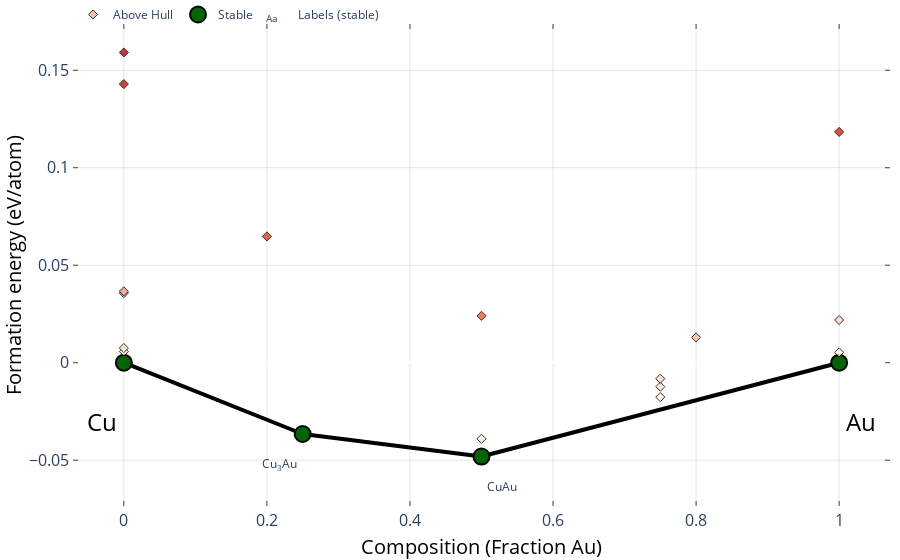

The notebook cell this image was saved under:
### Code cell
# Plot phase diagram
pd.get_plot(backend='plotly')

### Figure 1 — Plotly figure (JSON) as saved in the notebook; plotly's stock layout.template omitted (floating-point values rounded to 4 significant figures)
{"data": [{"hoverinfo": "none", "line": {"color": "black", "width": 4}, "mode": "lines", "showlegend": false, "type": "scatter", "x": [0.25, 0, null, 0.5, 1, null, 0.5, 0.25, null], "y": [-0.03656, 0, null, -0.04814, 0, null, -0.04814, -0.03656, null]}, {"hoverinfo": "skip", "mode": "text", "name": "Labels (stable)", "opacity": 1, "showlegend": true, "text": ["Cu<sub>3</sub>Au", "CuAu"], "textposition": ["bottom left", "bottom right"], "type": "scatter", "visible": true, "x": [0.242, 0.508], "y": [-0.04956, -0.06114]}, {"error_y": {"array": [0, 0, 0, 0], "color": "gray", "thickness": 2.5, "type": "data", "width": 5}, "hoverinfo": "text", "hoverlabel": {"font": {"size": 14}}, "hovertext": ["Cu<sub>3</sub>Au (mp-2258-GGA) <br>  Formation energy: -0.037 eV/atom <br>  (Stable)", "Cu (mp-30-GGA) <br>  Formation energy: 0.0 eV/atom <br>  (Stable)", "CuAu (mp-522-GGA) <br>  Formation energy: -0.048 eV/atom <br>  (Stable)", "Au (mp-81-GGA) <br>  Formation energy: 0.0 eV/atom <br>  (Stable)"], "marker": {"color": "darkgreen", "line": {"color": "black", "width": 2}, "size": 16}, "mode": "markers", "name": "Stable", "opacity": 0.99, "showlegend": true, "type": "scatter", "x": [0.25, 0, 0.5, 1], "y": [-0.03656, 0, -0.04814, 0]}, {"hoverinfo": "text", "hoverlabel": {"font": {"size": 14}}, "hovertext": ["Cu (mp-1010136-GGA) <br>  Formation energy: 0.036 eV/atom <br>  Energy Above Hull: (+0.036 eV/atom)", "Cu (mp-1120774-GGA) <br>  Formation energy: 0.159 eV/atom <br>  Energy Above Hull: (+0.159 eV/atom)", "Cu (mp-989695-GGA) <br>  Formation energy: 0.006 eV/atom <br>  Energy Above Hull: (+0.006 eV/atom)", "Cu (mp-989782-GGA) <br>  Formation energy: 0.007 eV/atom <br>  Energy Above Hull: (+0.007 eV/atom)", "Cu (mp-998890-GGA) <br>  Formation energy: 0.037 eV/atom <br>  Energy Above Hull: (+0.037 eV/atom)", "Cu (mp-1059259-GGA) <br>  Formation energy: 0.143 eV/atom <br>  Energy Above Hull: (+0.143 eV/atom)", "CuAu<sub>3</sub> (mp-1184018-GGA) <br>  Formation energy: -0.012 eV/atom <br>  Energy Above Hull: (+0.012 eV/atom)", "CuAu (mp-1225677-GGA) <br>  Formation energy: 0.024 eV/atom <br>  Energy Above Hull: (+0.072 eV/atom)", "CuAu<sub>4</sub> (mp-1225742-GGA) <br>  Formation energy: 0.013 eV/atom <br>  Energy Above Hull: (+0.032 eV/atom)", "Cu<sub>4</sub>Au (mp-1225761-GGA) <br>  Formation energy: 0.065 eV/atom <br>  Energy Above Hull: (+0.094 eV/atom)", "CuAu<sub>3</sub> (mp-1184004-GGA) <br>  Formation energy: -0.008 eV/atom <br>  Energy Above Hull: (+0.016 eV/atom)", "CuAu<sub>3</sub> (mp-2103-GGA) <br>  Formation energy: -0.018 eV/atom <br>  Energy Above Hull: (+0.006 eV/atom)", "CuAu (mp-582681-GGA) <br>  Formation energy: -0.039 eV/atom <br>  Energy Above Hull: (+0.009 eV/atom)", "Au (mp-1238808-GGA) <br>  Formation energy: 0.118 eV/atom <br>  Energy Above Hull: (+0.118 eV/atom)", "Au (mp-1008634-GGA) <br>  Formation energy: 0.005 eV/atom <br>  Energy Above Hull: (+0.005 eV/atom)", "Au (mp-2647062-GGA) <br>  Formation energy: 0.022 eV/atom <br>  Energy Above Hull: (+0.022 eV/atom)"], "marker": {"color": [0.036, 0.159, 0.006, 0.007, 0.037, 0.143, 0.012, 0.072, 0.032, 0.094, 0.016, 0.006, 0.009, 0.118, 0.005, 0.022], "colorscale": [[0, "#fff5e3"], [0.5, "#f24324"], [1, "#c40000"]], "line": {"color": "black", "width": 1}, "opacity": 0.8, "size": 7, "symbol": "diamond"}, "mode": "markers", "name": "Above Hull", "showlegend": true, "type": "scatter", "x": [0, 0, 0, 0, 0, 0, 0.75, 0.5, 0.8, 0.2, 0.75, 0.75, 0.5, 1, 1, 1], "y": [0.03571, 0.1591, 0.005766, 0.007492, 0.03664, 0.1429, -0.01231, 0.02403, 0.01296, 0.0648, -0.008192, -0.01763, -0.03903, 0.1184, 0.005301, 0.02188]}], "layout": {"annotations": [{"align": "center", "font": {"color": "#000000", "size": 24}, "opacity": 1, "showarrow": false, "text": "Cu", "x": -0.03, "xref": "x", "y": -0.03, "yref": "y"}, {"align": "center", "font": {"color": "#000000", "size": 24}, "opacity": 1, "showarrow": false, "text": "Au", "x": 1.03, "xref": "x", "y": -0.03, "yref": "y"}], "autosize": true, "coloraxis": {"colorbar": {"x": 1, "y": 0.05, "yanchor": "top"}}, "hovermode": "closest", "legend": {"orientation": "h", "tracegroupgap": 7, "traceorder": "reversed", "x": 0, "xanchor": "left", "y": 1.05}, "margin": {"b": 10, "l": 10, "pad": 0, "r": 10, "t": 0}, "paper_bgcolor": "rgba(0,0,0,0)", "plot_bgcolor": "rgba(0,0,0,0)", "showlegend": true, "xaxis": {"anchor": "y", "gridcolor": "rgba(0,0,0,0.1)", "mirror": "ticks", "nticks": 8, "showgrid": true, "showline": true, "side": "bottom", "tickfont": {"size": 16}, "ticks": "inside", "title": {"font": {"color": "#000000", "size": 20}, "text": "Composition (Fraction Au)"}, "type": "linear", "zeroline": false}, "yaxis": {"anchor": "x", "gridcolor": "rgba(0,0,0,0.1)", "mirror": "ticks", "showgrid": true, "showline": true, "side": "left", "tickfont": {"size": 16}, "ticks": "inside", "title": {"font": {"color": "#000000", "size": 20}, "text": "Formation energy (eV/atom)"}, "type": "linear"}}}
